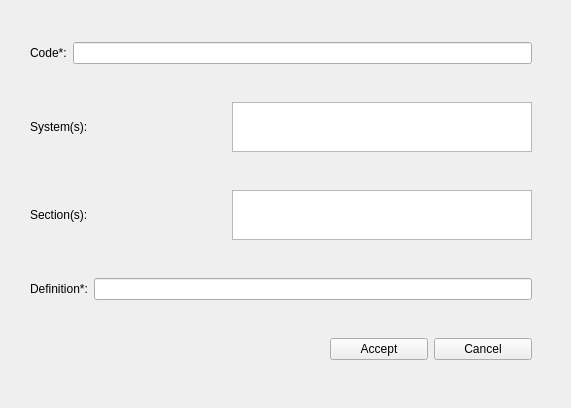
<?xml version="1.0" encoding="UTF-8"?>
<ui version="4.0">
 <class>form_requirement</class>
 <widget class="QWidget" name="form_requirement">
  <property name="geometry">
   <rect>
    <x>0</x>
    <y>0</y>
    <width>571</width>
    <height>408</height>
   </rect>
  </property>
  <property name="windowTitle">
   <string>Form</string>
  </property>
  <layout class="QVBoxLayout" name="verticalLayout">
   <property name="leftMargin">
    <number>30</number>
   </property>
   <property name="topMargin">
    <number>10</number>
   </property>
   <property name="rightMargin">
    <number>39</number>
   </property>
   <item>
    <layout class="QHBoxLayout" name="hlayout_code">
     <item>
      <widget class="QLabel" name="lbl_code">
       <property name="text">
        <string>Code*:</string>
       </property>
      </widget>
     </item>
     <item>
      <widget class="QLineEdit" name="le_code"/>
     </item>
    </layout>
   </item>
   <item>
    <layout class="QHBoxLayout" name="hlayout_systems">
     <item>
      <widget class="QLabel" name="lbl_systems">
       <property name="text">
        <string>System(s):</string>
       </property>
      </widget>
     </item>
     <item>
      <widget class="QListWidget" name="lw_systems">
       <property name="minimumSize">
        <size>
         <width>200</width>
         <height>30</height>
        </size>
       </property>
       <property name="maximumSize">
        <size>
         <width>300</width>
         <height>50</height>
        </size>
       </property>
      </widget>
     </item>
    </layout>
   </item>
   <item>
    <layout class="QHBoxLayout" name="hlayout_sections">
     <item>
      <widget class="QLabel" name="lbl_sections">
       <property name="text">
        <string>Section(s):</string>
       </property>
      </widget>
     </item>
     <item>
      <widget class="QListWidget" name="lw_sections">
       <property name="minimumSize">
        <size>
         <width>200</width>
         <height>40</height>
        </size>
       </property>
       <property name="maximumSize">
        <size>
         <width>300</width>
         <height>50</height>
        </size>
       </property>
      </widget>
     </item>
    </layout>
   </item>
   <item>
    <layout class="QHBoxLayout" name="hlayout_definition">
     <item>
      <widget class="QLabel" name="lbl_definition">
       <property name="text">
        <string>Definition*:</string>
       </property>
      </widget>
     </item>
     <item>
      <widget class="QLineEdit" name="le_definition"/>
     </item>
    </layout>
   </item>
   <item>
    <layout class="QHBoxLayout" name="hlayout_btn_requirement">
     <property name="leftMargin">
      <number>300</number>
     </property>
     <item>
      <widget class="QPushButton" name="btn_accept">
       <property name="text">
        <string>Accept</string>
       </property>
      </widget>
     </item>
     <item>
      <widget class="QPushButton" name="btn_cancel">
       <property name="text">
        <string>Cancel</string>
       </property>
      </widget>
     </item>
    </layout>
   </item>
  </layout>
 </widget>
 <resources/>
 <connections/>
</ui>
